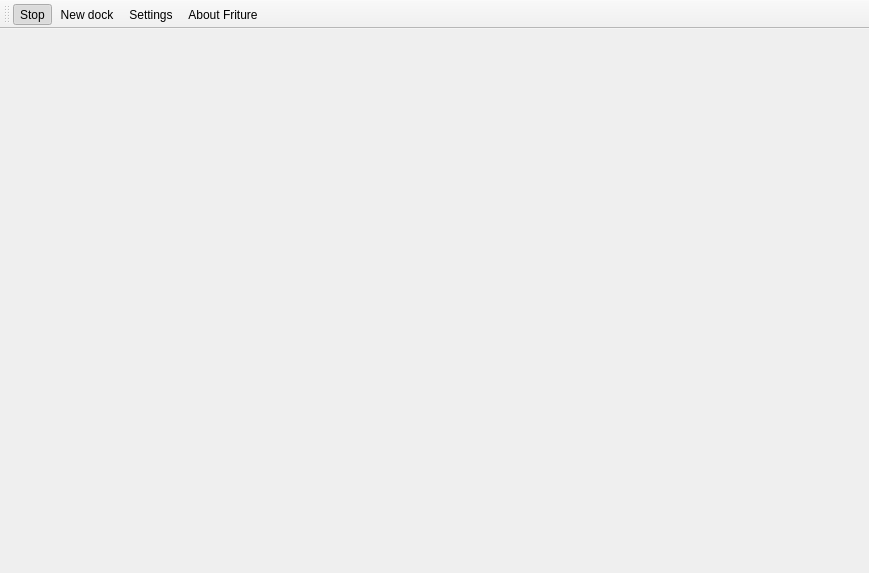
<?xml version="1.0" encoding="UTF-8"?>
<ui version="4.0">
 <class>MainWindow</class>
 <widget class="QMainWindow" name="MainWindow">
  <property name="geometry">
   <rect>
    <x>0</x>
    <y>0</y>
    <width>869</width>
    <height>573</height>
   </rect>
  </property>
  <property name="windowTitle">
   <string>Friture</string>
  </property>
  <property name="windowIcon">
   <iconset resource="../resources/friture.qrc">
    <normaloff>:/images-src/window-icon.svg</normaloff>:/images-src/window-icon.svg</iconset>
  </property>
  <widget class="QWidget" name="centralwidget">
   <property name="styleSheet">
    <string notr="true"/>
   </property>
  </widget>
  <widget class="QToolBar" name="toolBar">
   <property name="windowTitle">
    <string>toolBar</string>
   </property>
   <property name="toolButtonStyle">
    <enum>Qt::ToolButtonTextBesideIcon</enum>
   </property>
   <attribute name="toolBarArea">
    <enum>TopToolBarArea</enum>
   </attribute>
   <attribute name="toolBarBreak">
    <bool>false</bool>
   </attribute>
   <addaction name="actionStart"/>
   <addaction name="actionNew_dock"/>
   <addaction name="actionSettings"/>
   <addaction name="actionAbout"/>
  </widget>
  <action name="actionStart">
   <property name="checkable">
    <bool>true</bool>
   </property>
   <property name="checked">
    <bool>true</bool>
   </property>
   <property name="icon">
    <iconset resource="../resources/friture.qrc">
     <normaloff>:/images-src/start.svg</normaloff>
     <normalon>:/images-src/stop.svg</normalon>
     <disabledon>:/images-src/stop.svg</disabledon>
     <activeon>:/images-src/stop.svg</activeon>
     <selectedon>:/images-src/stop.svg</selectedon>:/images-src/start.svg</iconset>
   </property>
   <property name="text">
    <string>Stop</string>
   </property>
   <property name="toolTip">
    <string>Start/Stop</string>
   </property>
   <property name="shortcut">
    <string>Space</string>
   </property>
  </action>
  <action name="actionSettings">
   <property name="icon">
    <iconset resource="../resources/friture.qrc">
     <normaloff>:/images-src/tools.svg</normaloff>:/images-src/tools.svg</iconset>
   </property>
   <property name="text">
    <string>Settings</string>
   </property>
   <property name="toolTip">
    <string>Display settings dialog</string>
   </property>
  </action>
  <action name="actionAbout">
   <property name="icon">
    <iconset resource="../resources/friture.qrc">
     <normaloff>:/images-src/window-icon.svg</normaloff>:/images-src/window-icon.svg</iconset>
   </property>
   <property name="text">
    <string>About Friture</string>
   </property>
  </action>
  <action name="actionNew_dock">
   <property name="icon">
    <iconset resource="../resources/friture.qrc">
     <normaloff>:/images-src/new-dock.svg</normaloff>:/images-src/new-dock.svg</iconset>
   </property>
   <property name="text">
    <string>New dock</string>
   </property>
   <property name="toolTip">
    <string>Add a new dock to Friture window</string>
   </property>
  </action>
 </widget>
 <resources>
  <include location="../resources/friture.qrc"/>
 </resources>
 <connections/>
</ui>
